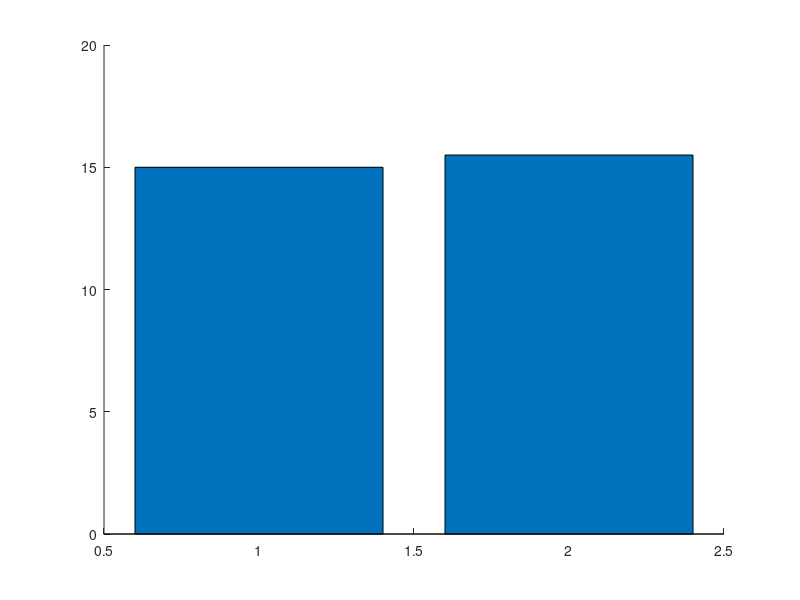

The MATLAB script that drew this image: (Note: this script raises an error after producing the figure.)
function pic_bar_Average_Placebo_DCR()

y_DCR=[15;15.5];
b = bar(y_DCR,0.8,'FaceAlpha',0.7);
b.FaceColor = 'flat';
b.CData(1,:) = [190 190 190]./255;
b.CData(2,:) = [30 144 255]./255;
hold on

plot(0.15:0.05:2.85,15.*ones(1,55),'--','Color',[54 54 54]./255)
hold on 
plot(1.75,14,'Marker','.','Color','#FF0000','Markersize',50);
hold on;
plot(2,16.4,'Marker','.','Color','#FFA500','Markersize',50);
hold on;
plot(2.25,14.6,'Marker','.','Color','#00CED1','Markersize',50);
hold on;
text(0.85,87,'15%','Color',[190 190 190]./255,'FontSize',25)
hold on
text(1.8,87,'15.5%','Color',[30 144 255]./255,'FontSize',25)

%% Output image setting
set(gca,'XLim',[0.15 2.85]);
set(gca,'YLim',[0 100]);
set(gca,'XTickLabel',{'simulation data' 'clinical data'});
set(gca,'Linewidth',1);
set(gca,'FontSize',22);
set(gca,'FontName','Arial');
ylabel('RECITS (%)');
title('Placebo (DCR)');
set(gcf,'unit','centimeters','position',[2 25 18 10])
print('Placebo_Average_DCR','-dpng','-r600')

end